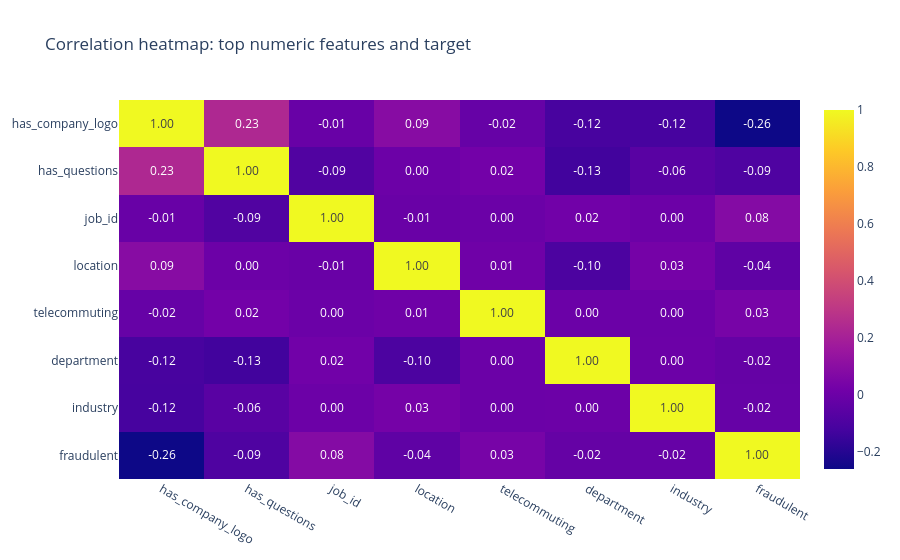
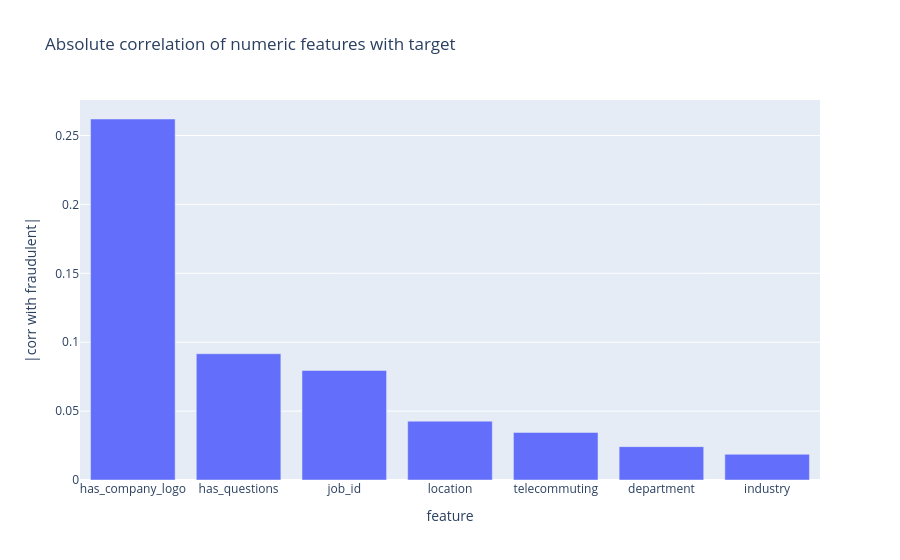
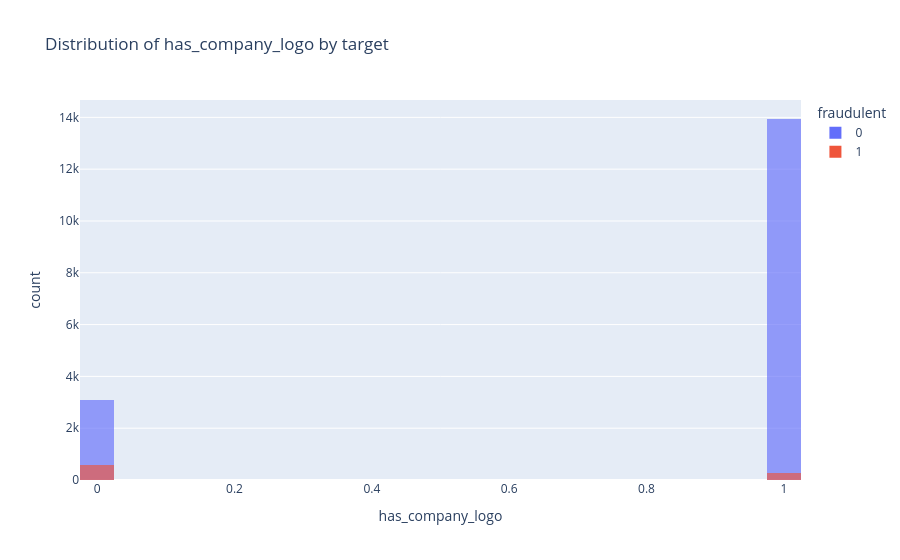
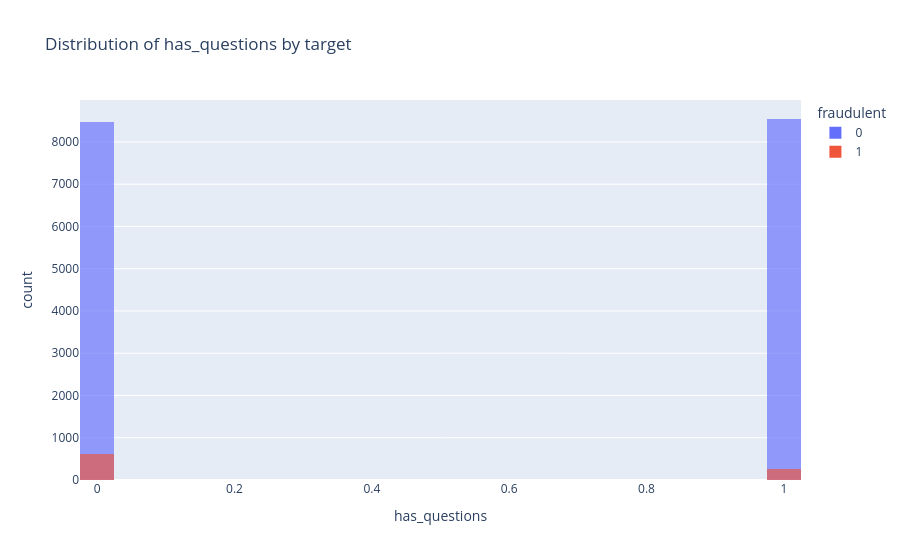

The cell these charts' notebook holds for them, in order:
### Markdown cell above
## Числовые признаки vs target

Далее смотрим числовой блок: общие корреляции, наиболее связанные с target признаки и их распределения по классам. Это помогает понять, есть ли в cleaned dataset уже заметные сигналы без моделирования.

### Code cell
numeric_for_corr = [c for c in feature_num_cols if DF[c].nunique(dropna=False) > 1]

if len(numeric_for_corr) > 0:
    corr_df = DF[numeric_for_corr + [target_col]].corr(numeric_only=True)
    target_corr = corr_df[target_col].drop(target_col).sort_values(key=lambda s: s.abs(), ascending=False)
    print('TOP NUMERIC CORRELATIONS WITH TARGET (abs sorted):')
    print(target_corr.to_frame('corr_with_target'))
    
    top_heatmap_cols = target_corr.head(min(12, len(target_corr))).index.tolist() + [target_col]
    fig3 = px.imshow(
        corr_df.loc[top_heatmap_cols, top_heatmap_cols],
        text_auto='.2f',
        aspect='auto',
        title='Correlation heatmap: top numeric features and target'
    )
    FIGS.append(fig3)
    
    fig4 = px.bar(
        x=target_corr.index,
        y=target_corr.abs().values,
        labels={'x': 'feature', 'y': '|corr with fraudulent|'},
        title='Absolute correlation of numeric features with target'
    )
    FIGS.append(fig4)
    
    top2_num = target_corr.head(min(2, len(target_corr))).index.tolist()
    print('\nTOP-2 NUMERIC FEATURES FOR DISTRIBUTION PLOTS:', top2_num)
    for col in top2_num:
        grouped = DF.groupby(target_col)[col].describe()
        print(f'\nDESCRIBE OF {col} BY TARGET:')
        print(grouped)
        fig = px.histogram(
            DF,
            x=col,
            color=target_col,
            barmode='overlay',
            nbins=50,
            opacity=0.65,
            title=f'Distribution of {col} by target'
        )
        FIGS.append(fig)
else:
    print('No numeric features available for correlation analysis.')

### Figure 1 — Plotly figure (JSON) as saved in the notebook; plotly's stock layout.template omitted (floating-point values rounded to 4 significant figures)
{"data": [{"coloraxis": "coloraxis", "hovertemplate": "x: %{x}<br>y: %{y}<br>color: %{z}<extra></extra>", "name": "0", "texttemplate": "%{z:.2f}", "type": "heatmap", "x": ["has_company_logo", "has_questions", "job_id", "location", "telecommuting", "department", "industry", "fraudulent"], "xaxis": "x", "y": ["has_company_logo", "has_questions", "job_id", "location", "telecommuting", "department", "industry", "fraudulent"], "yaxis": "y", "z": [[1.0, 0.2339, -0.01438, 0.08852, -0.01984, -0.1163, -0.1184, -0.262], [0.2339, 1.0, -0.08704, -0.00166, 0.02034, -0.1312, -0.06117, -0.09163], [-0.01438, -0.08704, 1.0, -0.01004, -0.004582, 0.01567, 0.0001606, 0.07949], [0.08852, -0.00166, -0.01004, 1.0, 0.008802, -0.1019, 0.02741, -0.04269], [-0.01984, 0.02034, -0.004582, 0.008802, 1.0, -0.002366, -0.00369, 0.03452], [-0.1163, -0.1312, 0.01567, -0.1019, -0.002366, 1.0, -0.0008804, -0.02421], [-0.1184, -0.06117, 0.0001606, 0.02741, -0.00369, -0.0008804, 1.0, -0.01866], [-0.262, -0.09163, 0.07949, -0.04269, 0.03452, -0.02421, -0.01866, 1.0]]}], "layout": {"coloraxis": {"colorscale": [[0.0, "#0d0887"], [0.1111, "#46039f"], [0.2222, "#7201a8"], [0.3333, "#9c179e"], [0.4444, "#bd3786"], [0.5556, "#d8576b"], [0.6667, "#ed7953"], [0.7778, "#fb9f3a"], [0.8889, "#fdca26"], [1.0, "#f0f921"]]}, "title": {"text": "Correlation heatmap: top numeric features and target"}, "xaxis": {"anchor": "y", "domain": [0.0, 1.0]}, "yaxis": {"anchor": "x", "autorange": "reversed", "domain": [0.0, 1.0]}}}

### Figure 2 — Plotly figure (JSON) as saved in the notebook; plotly's stock layout.template omitted (floating-point values rounded to 4 significant figures)
{"data": [{"hovertemplate": "feature=%{x}<br>|corr with fraudulent|=%{y}<extra></extra>", "legendgroup": "", "marker": {"color": "#636efa", "pattern": {"shape": ""}}, "name": "", "orientation": "v", "showlegend": false, "textposition": "auto", "type": "bar", "x": ["has_company_logo", "has_questions", "job_id", "location", "telecommuting", "department", "industry"], "xaxis": "x", "y": [0.262, 0.09163, 0.07949, 0.04269, 0.03452, 0.02421, 0.01866], "yaxis": "y"}], "layout": {"barmode": "relative", "legend": {"tracegroupgap": 0}, "title": {"text": "Absolute correlation of numeric features with target"}, "xaxis": {"anchor": "y", "domain": [0.0, 1.0], "title": {"text": "feature"}}, "yaxis": {"anchor": "x", "domain": [0.0, 1.0], "title": {"text": "|corr with fraudulent|"}}}}

### Figure 3 — Plotly figure (JSON) as saved in the notebook; plotly's stock layout.template omitted (floating-point values rounded to 4 significant figures; data arrays with more than 128 entries replaced by an {"elided": "..."} marker saying what was removed)
{"data": [{"bingroup": "x", "hovertemplate": "fraudulent=0<br>has_company_logo=%{x}<br>count=%{y}<extra></extra>", "legendgroup": "0", "marker": {"color": "#636efa", "opacity": 0.65, "pattern": {"shape": ""}}, "name": "0", "nbinsx": 50, "orientation": "v", "showlegend": true, "type": "histogram", "x": {"elided": "17014 int values"}, "xaxis": "x", "yaxis": "y"}, {"bingroup": "x", "hovertemplate": "fraudulent=1<br>has_company_logo=%{x}<br>count=%{y}<extra></extra>", "legendgroup": "1", "marker": {"color": "#EF553B", "opacity": 0.65, "pattern": {"shape": ""}}, "name": "1", "nbinsx": 50, "orientation": "v", "showlegend": true, "type": "histogram", "x": {"elided": "866 int values"}, "xaxis": "x", "yaxis": "y"}], "layout": {"barmode": "overlay", "legend": {"title": {"text": "fraudulent"}, "tracegroupgap": 0}, "title": {"text": "Distribution of has_company_logo by target"}, "xaxis": {"anchor": "y", "domain": [0.0, 1.0], "title": {"text": "has_company_logo"}}, "yaxis": {"anchor": "x", "domain": [0.0, 1.0], "title": {"text": "count"}}}}

### Figure 4 — Plotly figure (JSON) as saved in the notebook; plotly's stock layout.template omitted (floating-point values rounded to 4 significant figures; data arrays with more than 128 entries replaced by an {"elided": "..."} marker saying what was removed)
{"data": [{"bingroup": "x", "hovertemplate": "fraudulent=0<br>has_questions=%{x}<br>count=%{y}<extra></extra>", "legendgroup": "0", "marker": {"color": "#636efa", "opacity": 0.65, "pattern": {"shape": ""}}, "name": "0", "nbinsx": 50, "orientation": "v", "showlegend": true, "type": "histogram", "x": {"elided": "17014 int values"}, "xaxis": "x", "yaxis": "y"}, {"bingroup": "x", "hovertemplate": "fraudulent=1<br>has_questions=%{x}<br>count=%{y}<extra></extra>", "legendgroup": "1", "marker": {"color": "#EF553B", "opacity": 0.65, "pattern": {"shape": ""}}, "name": "1", "nbinsx": 50, "orientation": "v", "showlegend": true, "type": "histogram", "x": {"elided": "866 int values"}, "xaxis": "x", "yaxis": "y"}], "layout": {"barmode": "overlay", "legend": {"title": {"text": "fraudulent"}, "tracegroupgap": 0}, "title": {"text": "Distribution of has_questions by target"}, "xaxis": {"anchor": "y", "domain": [0.0, 1.0], "title": {"text": "has_questions"}}, "yaxis": {"anchor": "x", "domain": [0.0, 1.0], "title": {"text": "count"}}}}
